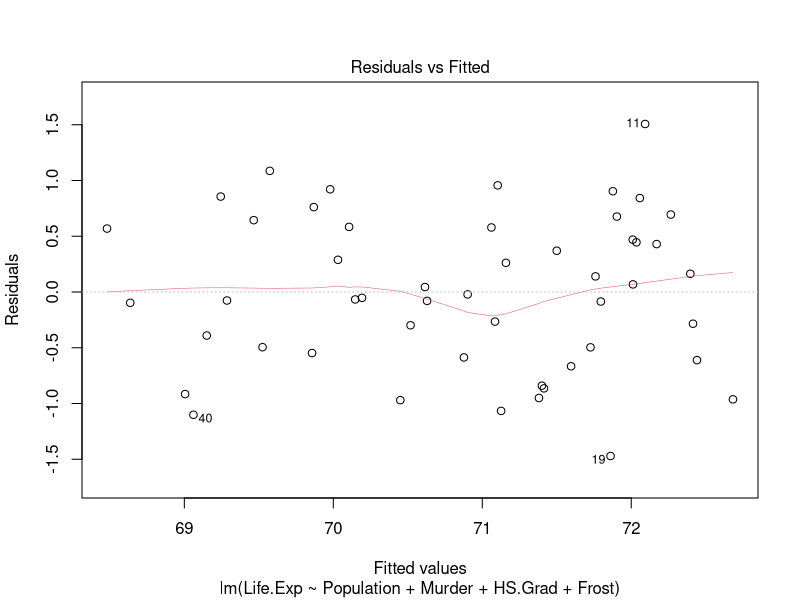
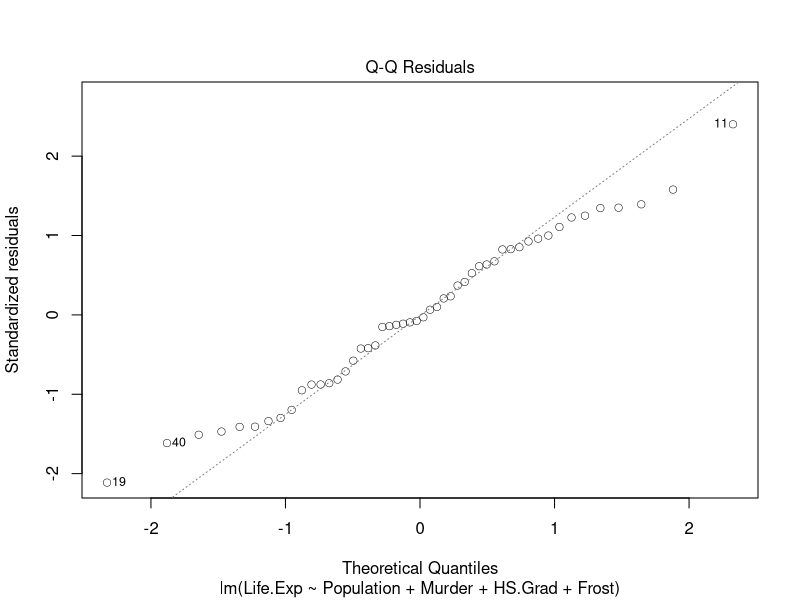
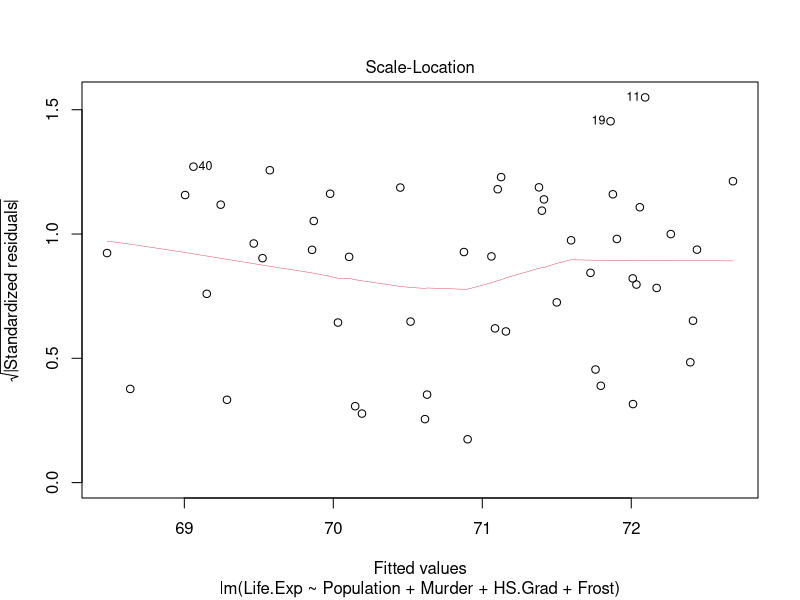
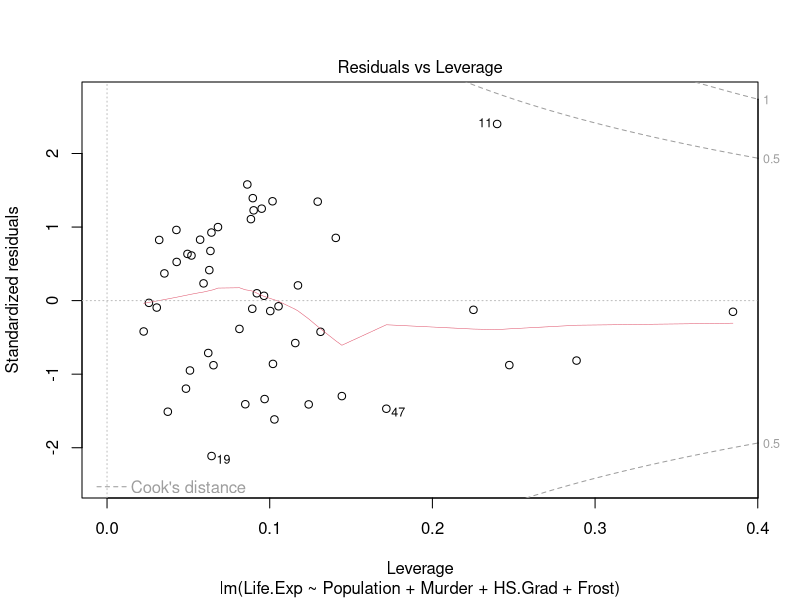
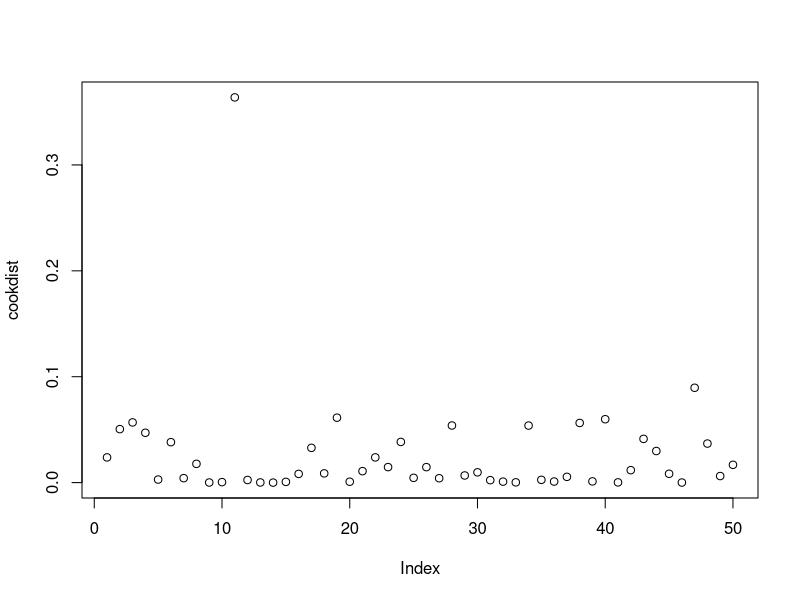

Write the R code that produced these figures, in order.
library(GGally)
library(ggplot2)


homework = read.csv("./homework8data.csv")

#Backwards
mdl1.1 = lm(Life.Exp ~ Population + Income + Murder + HS.Grad + Frost + Area + Illiteracy, data = homework)
#creates model with all categories
summary(mdl1.1) 
#remove Area because it has a p-value greater than .15. Area p-value = 0.9649

mdl1.2 = lm(Life.Exp ~ Population + Income + Murder + HS.Grad + Frost + Illiteracy, data = homework)
#creates model without Area. Keeps Population, Income, Murder, HS.Grad, Frost and Illiteracy
summary(mdl1.2) 
#remove Illiteracy because it has a p-value greater than .15. Illiteracy p-value = 0.9269

mdl1.3 = lm(Life.Exp ~ Population + Income + Murder + HS.Grad + Frost, data = homework)
#creates model without Area and Illiteracy. Keeps Population, Income, Murder, HS.Grad and Frost
summary(mdl1.3) 
#remove Income because it has a p-value greater than .15. Income p-value = 0.9153

mdl1 = lm(Life.Exp ~ Population + Murder + HS.Grad + Frost, data = homework)
#creates model without Area, Illiteracy and Income. Keeps Population, Murder, HS.Grad and Frost
summary(mdl1) 
#no more removals needed. Final model achieved
#final model
#Life.Exp = 7.103e+01 +5.014e-05(Population) -3.001e-01(Murder) +4.658e-02(HS.Grad) -5.943e-03(Frost) +e

#Fowards
mdl2.1 = lm(Life.Exp ~ Population, data = homework)
summary(mdl2.1) 
# 7th lowest p-value, p-value = 0.639

mdl2.2 = lm(Life.Exp ~ Income, data = homework)
summary(mdl2.2) 
# 4th lowest p-value, p-value = 0.0156

mdl2.3 = lm(Life.Exp ~ Murder, data = homework)
summary(mdl2.3) 
# 1st lowest p-value, p-value = 2.26e-11

mdl2.4 = lm(Life.Exp ~ HS.Grad, data = homework)
summary(mdl2.4) 
# 3rd lowest p-value, p-value = 9.2e-06

mdl2.5 = lm(Life.Exp ~ Frost, data = homework)
summary(mdl2.5) 
# 5th lowest p-value, p-value = 0.066

mdl2.6 = lm(Life.Exp ~ Area, data = homework)
summary(mdl2.6) 
# 6th lowest p-value, p-value = 0.458  

mdl2.7 = lm(Life.Exp ~ Illiteracy, data = homework)
summary(mdl2.7) 
# 2nd lowest p-value, p-value = 6.97e-06

mdl2 = lm(Life.Exp ~ Murder, data = homework) 
#adds Murder to model
summary(mdl2) 
#check if any variables have a p-value above .15
#no p-values above .15

mdl2 = lm(Life.Exp ~ Murder + Illiteracy, data = homework) 
#adds Illiteracy
summary(mdl2)
#check if any variables have a p-value above .15
#Illiteracy has a p-values above .15

mdl2 = lm(Life.Exp ~ Murder + HS.Grad, data = homework) 
#adds HS.Grad, removes Illiteracy to model
summary(mdl2)
#check if any variables have a p-value above .15
#no p-values above .15

mdl2 = lm(Life.Exp ~ Murder + HS.Grad + Income, data = homework) 
#adds Income to model
summary(mdl2)
#check if any variables have a p-value above .15
#Income has a p-values above .15

mdl2 = lm(Life.Exp ~ Murder + HS.Grad + Frost, data = homework) 
#adds Frost, removes Income to model
summary(mdl2)
#check if any variables have a p-value above .15
#no p-values above .15

mdl2 = lm(Life.Exp ~ Murder + HS.Grad + Frost + Area, data = homework)
#adds Area to model
summary(mdl2)
#check if any variables have a p-value above .15
#Area has a p-values above .15

mdl2 = lm(Life.Exp ~  Murder + HS.Grad + Frost + Population, data = homework) 
#adds Population, removes Area to model
summary(mdl2)
#check if any variables have a p-value above .15
#no p-values above .15

mdl2 = lm(Life.Exp ~  Murder + HS.Grad + Frost + Population, data = homework) 
#final model 
summary(mdl2) 
#summarizes final model
# Life.Exp = 7.103e+01 -3.001e-01(Murder) +4.658e-02(HS.Grad) -5.943e-03(Frost) +5.014e-05(Population) +e

#step fuction
step(mdl1.1, direction='backward')
#step function uses backward selection to create final model
# Life.Exp = 7.103e+01 +5.014e-05(Population) -3.001e-01(Murder) +4.658e-02(HS.Grad) -5.943e-03(Frost) +e

nullmod = lm(Life.Exp ~ 1, data = homework)
fwd = step(nullmod, scope=list(upper=mdl1.1), direction='forward')
#step function uses forward selection to create final model
# Life.Exp = 7.103e+01 -3.001e-01(Murder) +4.658e-02(HS.Grad) -5.943e-03(Frost) +5.014e-05(Population) +e

#fowards and backwards selection produced the same models

#plot of model
plot(mdl1,lwd=0.5)
#plots the final model
#Residual don't have a pattern 
#Normal Q-Q has a shows a positive trend
#Scale-location is scatter (no pattern)
#Residuals vs Leverage has a group around 0 standardized residuals with a few point spread out

cookdist = cooks.distance(mdl1)
#creates cook distance of final model
plot(cookdist)
#plots cook distance
#one potetial outlier with a cookdist above .3, the rest seem to be equl to .1 or lower

